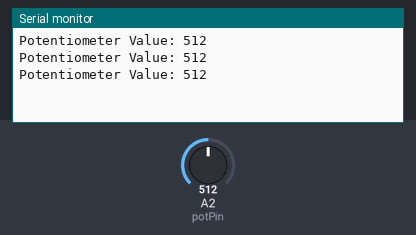
Recording of a sketch running on a simulated Arduino Uno, built with avr-gcc and run on an emulated ATmega328P. Shown: the last lines printed to the serial monitor. Inputs (shaded band) come from the test bench; at power-on: A2 (potPin) = 512.

Above: at 1.3 s.
1.4 s: A2 (potPin) set to 716
At 1.9 s:
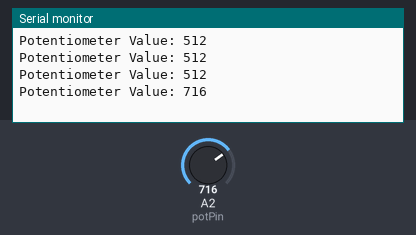
2.9 s: A2 (potPin) set to 900
At 3.4 s:
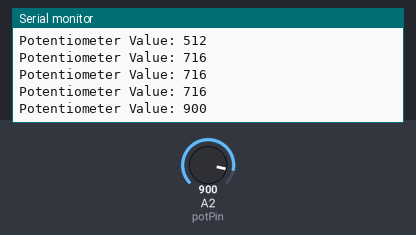
Timing chart, 0 to 5.9 s (numbered marks = the images above; inputs shaded):
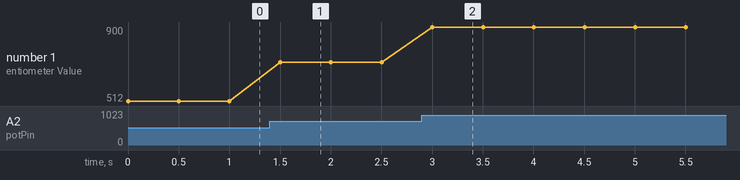

The sketch:

Potentiometer.ino
```cpp
int potPin = A2;  // Pin where the potentiometer is connected
int potValue = 0; // Variable to store the potentiometer value

void setup() {
  // Start the serial communication at 9600 baud rate
  Serial.begin(9600);
}

void loop() {
  // Read the analog value from the potentiometer
  potValue = analogRead(potPin);
  // Print the potentiometer value to the serial monitor
  Serial.print("Potentiometer Value: ");
  Serial.println(potValue);
  // Small delay to make the readings easier to follow
  delay(500);
}
```

Measured:
- after the input at 1.4 s, the serial monitor: prints a new line after 0.10 s (image 1)
- after the input at 2.9 s, the serial monitor: prints a new line after 0.10 s (image 2)
- plotted number 1: 512 → 716 after the input at 1.4 s, 716 → 900 after the input at 2.9 s
